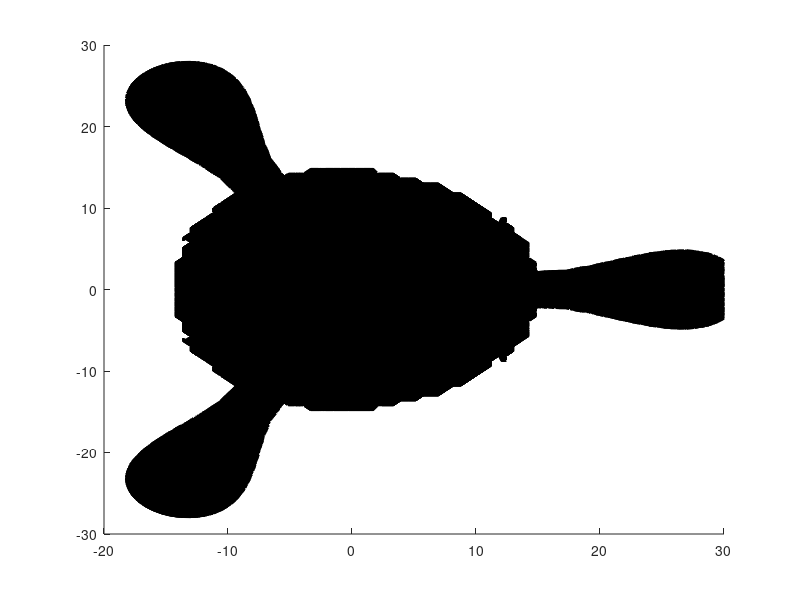

Here is the MATLAB script that generated this plot: (Note: this script raises an error after producing the figure.)
function [ravg,rstd] = MOToptim_ForceCalculation_2(det)
    PLOTRESULTS=0;
    if(nargin==0)
        det=-50;
        PLOTRESULTS=1;
    end

    %---------------------------------------------------------------------%
    %---------------------------------------------------------------------%
    
    %--------------------   6 BEAMS   ------------------------------------%
%     BEAMS = [
%         -1	0   0
%         +1  0   0
%         0   -1  0
%         0   +1  0
%         0   0   -1
%         0   0   +1
%     ];
%     LHCP_Beam = [1 1 1 1 0 0];
%     RHCP_Beam = [0 0 0 0 1 1];
%     so = 160*[1 1 1 1 1 1];
%     GB = 0.046*[0.5,0.5,-1.0];

    %--------------------   6 BEAMS - FOUNTAIN GEOMETRY   ----------------%
%     BEAMS = [
%         -1      0           +sqrt(2)/2
%         +1/2    -sqrt(3)/2  +sqrt(2)/2
%         +1/2	+sqrt(3)/2  +sqrt(2)/2
%         +1      0           -sqrt(2)/2
%         -1/2    +sqrt(3)/2  -sqrt(2)/2
%         -1/2	-sqrt(3)/2  -sqrt(2)/2
%     ];
%     LHCP_Beam = [1 1 1 1 1 1];
%     RHCP_Beam = [0 0 0 0 0 0];
%     so = 160*[1 1 1 1 1 1];
%     GB = 0.046*[-1,0.5,0.5];
    
    %------------   6 BEAMS - FOUNTAIN GEOMETRY (30 degrees)   -----------%
%     BEAMS = [
%         -0.866025,-0.500000,+0.707107
%         +0.500000,-0.000000,+0.707107
%         +1.000000,+0.866025,+0.707107
%         +0.866025,+0.500000,-0.707107
%         -0.500000,+0.000000,-0.707107
%         -1.000000,-0.866025,-0.707107
%     ];
%     LHCP_Beam = [1 1 1 1 1 1];
%     RHCP_Beam = [0 0 0 0 0 0];
%     so = 160*[1 1 1 1 1 1];
%     GB = 0.046*[-1,0.5,0.5];
    
    %--------------------   5 BEAMS   ------------------------------------%
%     BEAMS = [
%         -1	0   0
%         +1  0   0
%         0   -1  0
%         0   +1  0
%         0   0   +1
%     ];
%     LHCP_Beam = [1 1 1 1 0];
%     RHCP_Beam = [0 0 0 0 1];
%     so = 160*[1 1 1 1 1];
%     GB = 0.046*[0.5,0.5,-1];

    %--------------------   4 BEAMS   ------------------------------------%
%     BEAMS = [
%         -1	0  +1
%         +1  0  +1
%         0   -1  0
%         0   +1  0
%     ];
%     LHCP_Beam = [1 1 0 0];
%     RHCP_Beam = [0 0 1 1];
%     so = 160*[1 1 1 1];
%     GB = 0.046*[0.5,-1,0.5];
    %--------------------   3 BEAMS   ------------------------------------%
%     BEAMS = [
%         -1      0           sqrt(2)/2
%         +1/2    -sqrt(3)/2  sqrt(2)/2
%         +1/2	+sqrt(3)/2  sqrt(2)/2
%     ];
%     LHCP_Beam = [1 1 1];
%     RHCP_Beam = [0 0 0];
%     so = [160 160 160];   
%     GB = 0.046*[-1,0.5,0.5];
    
    %--------------------   3 BEAMS   ------------------------------------%
    BEAMS = [
        -1      0           0.5*sqrt(2)/2
        +1/2    -sqrt(3)/2  0.5*sqrt(2)/2
        +1/2	+sqrt(3)/2  0.5*sqrt(2)/2
    ];
    LHCP_Beam = [1 1 1];
    RHCP_Beam = [0 0 0];
    so = [160 160 160];   
    GB = 0.046*[0.5,0.5,-1];
    %---------------------------------------------------------------------%
    %---------------------------------------------------------------------%
    
    g = [0,0,-9.8];
    
    h = 6.62607004e-34;
    mub = 9.274009994e-24;
    e = 1.60217662e-19;                 %#ok
    kb = 1.38064852e-23;                %#ok
    c = 2.99792458e8;                   %#ok

    m = (1.660539040e-27)*163.9291748;
    Gamma = 136e3;
    lambda = 626e-9;
    Jgnd = 8;
    Jexc = 9;                           %#ok
    gjg = 1.24;
    gje = 1.29;
    
    detuning = det*Gamma;
    
    mjg = -Jgnd;
    
    %---------------------------------------------------------------------%
    %---------------------------------------------------------------------%
    
    
    LHCP_Beam = repmat(LHCP_Beam',[1,1,1,3]);
    RHCP_Beam = repmat(RHCP_Beam',[1,1,1,3]);
    g = reshape(g,[1 1 1 3]);


    BEAMS = normalize(permute(BEAMS,[1 3 4 2]));
    rvb = (rand(size(BEAMS,1),1,1,3)-0.5)*2;
    %x,y for beams
    bX = rvb - BEAMS.*repmat(sum(BEAMS.*rvb,4),[1,1,1,3]); %Gram-Schmidt
    bX = normalize(bX);
    bY = CrossProduct(BEAMS,bX);

    % LHCP
    PoL = (1/sqrt(2))*(bX + 1i*bY);
    % RHCP
    PoR = (1/sqrt(2))*(bX - 1i*bY);
    BeamPol = normalize(LHCP_Beam.*PoL + RHCP_Beam.*PoR);

    xyzrange = 30e-3;
    [x,y,z]=meshgrid(linspace(-xyzrange,xyzrange,100));
    
    F = CalculateForce(x,y,z);
    F = F/m;
    divF = divergence(x,y,z,F(:,:,:,1),F(:,:,:,2),F(:,:,:,3));
    absF = sqrt(sum(F.^2,4)).*double(divF<0) + 1000*double(divF>=0);
    
    
    if(PLOTRESULTS)
        figure;
        ISOSURF = isosurface(x*1e3,y*1e3,z*1e3,absF,9.8*0.3);
        ISOSURFX = ISOSURF;
        ISOSURFY = ISOSURF;
        ISOSURFZ = ISOSURF;
        ISOSURFX.vertices(:,1) = -xyzrange*1e3;
        ISOSURFY.vertices(:,2) = +xyzrange*1e3;
        ISOSURFZ.vertices(:,3) = -xyzrange*1e3;
        ph = patch(ISOSURF);
        isonormals(x*1e3,y*1e3,z*1e3,absF,ph);
        ph.FaceColor = [1 0 0];
        ph.EdgeColor = 'none';
        hold on;
        phx = patch(ISOSURFX);
        phy = patch(ISOSURFY);
        phz = patch(ISOSURFZ);
        hold off;
        phx.FaceColor = 0.9*[1 1 1];
        phy.FaceColor = 0.9*[1 1 1];
        phz.FaceColor = 0.9*[1 1 1];
        phx.EdgeColor = 'none';
        phy.EdgeColor = 'none';
        phz.EdgeColor = 'none';
        camlight;
        lighting gouraud;
        daspect([1 1 1]);
        axis image;
        xlim(1e3*xyzrange*[-1 1]);
        ylim(1e3*xyzrange*[-1 1]);
        zlim(1e3*xyzrange*[-1 1]);
        xlabel('x (mm)');
        ylabel('y (mm)');
        zlabel('z (mm)');
        view([45 30]);
        grid on;
        title(sprintf('$\\delta = %+.2f\\ \\Gamma$',detuning/Gamma),'Interpreter','Latex','fontsize',12);    


        figure;
        slch = slice(x*1e3,y*1e3,z*1e3,absF,0,0,0);
        title('$\left| \vec{F} \right| /m$','Interpreter','Latex','fontsize',12);
        set(slch,'Linestyle','none');
        set(gca,'Clim',2*[0 9.8]);
        colorbar;
        colormap(jet);
        axis equal;
        xlabel('x (mm)');
        ylabel('y (mm)');
        zlabel('z (mm)');
        view(3);
        rotate3d on;

        figure;
        subplot(1,3,1);
            slch = slice(x*1e3,y*1e3,z*1e3,F(:,:,:,1),0,0,0);
            set(slch,'Linestyle','none');
            colorbar;
            colormap(jet);
            axis equal;
            xlabel('x (mm)');
            ylabel('y (mm)');
            zlabel('z (mm)');
            view([0,0]);
            rotate3d on;
            title('$\vec{F}\cdot\hat{x}/m\ (m/s^2)$','Interpreter','Latex','Fontsize',12);
        subplot(1,3,2);
            slch = slice(x*1e3,y*1e3,z*1e3,F(:,:,:,2),0,0,0);
            set(slch,'Linestyle','none');
            colorbar;
            colormap(jet);
            axis equal;
            xlabel('x (mm)');
            ylabel('y (mm)');
            zlabel('z (mm)');
            view([90,0]);
            rotate3d on;
            title('$\vec{F}\cdot\hat{y}/m\ (m/s^2)$','Interpreter','Latex','Fontsize',12);
        subplot(1,3,3);
            slch = slice(x*1e3,y*1e3,z*1e3,F(:,:,:,3),0,0,0);
            set(slch,'Linestyle','none');
            colorbar;
            colormap(jet);
            axis equal;
            xlabel('x (mm)');
            ylabel('y (mm)');
            zlabel('z (mm)');
            view([0,0]);
            rotate3d on;
            title('$\vec{F}\cdot\hat{z}/m\ (m/s^2)$','Interpreter','Latex','Fontsize',12);
    end


    BOOL = double(absF<9.8*0.7);
    BOOL = BOOL/sum(BOOL(:));
    
    xavg = sum(sum(sum(x.*BOOL)));
    yavg = sum(sum(sum(y.*BOOL)));
    zavg = sum(sum(sum(z.*BOOL)));
	
    x2avg = sum(sum(sum(x.^2.*BOOL)));
    y2avg = sum(sum(sum(y.^2.*BOOL)));
    z2avg = sum(sum(sum(z.^2.*BOOL)));
    
    xstd = sqrt(x2avg - xavg^2);
    ystd = sqrt(y2avg - yavg^2);
    zstd = sqrt(z2avg - zavg^2);
    
    ravg = [xavg,yavg,zavg];
    rstd = [xstd,ystd,zstd];
    
    1;   
    
    function B = MagneticField(x,y,z,GB)
        B = zeros(size(x,1),size(x,2),size(x,3),3);
        B(:,:,:,1) = GB(1)*x;
        B(:,:,:,2) = GB(2)*y;
        B(:,:,:,3) = GB(3)*z;
    end

    function nV = normalize(V)
        nV = V./repmat(sqrt(sum(abs(V).^2,4)),[1,1,1,3]);
    end

    function V = CrossProduct(A,B)
        V(:,:,:,1) = A(:,:,:,2).*B(:,:,:,3) - A(:,:,:,3).*B(:,:,:,2);
        V(:,:,:,2) = A(:,:,:,3).*B(:,:,:,1) - A(:,:,:,1).*B(:,:,:,3);
        V(:,:,:,3) = A(:,:,:,1).*B(:,:,:,2) - A(:,:,:,2).*B(:,:,:,1);
    end

    function F = CalculateForce(X,Y,Z)
        B = MagneticField(X,Y,Z,GB);

        nB = normalize(B);
        nB(isnan(nB)) = 0;

        rvc = (rand(size(X,1),size(X,2),size(X,3),3)-0.5)*2;
        pX = rvc - nB.*repmat(sum(nB.*rvc,4),[1,1,1,3]); %Gram-Schmidt
        pX = normalize(pX);
        pY = CrossProduct(nB,pX);

        T_sp = (1/sqrt(2))*(pX + 1i*pY);
        T_sm = (1/sqrt(2))*(pX - 1i*pY);
        T_pi = nB;

        Z_sp = mub*sqrt(sum(B.^2,4))*(gjg*mjg - gje*(mjg+1))/h;
        Z_pi = mub*sqrt(sum(B.^2,4))*(gjg*mjg - gje*(mjg+0))/h;
        Z_sm = mub*sqrt(sum(B.^2,4))*(gjg*mjg - gje*(mjg-1))/h;


        Fscatt = zeros(size(X,1),size(X,2),size(X,3),3);
        for bi=1:size(BEAMS,1)
            s_sm = so(bi)*(abs(sum(bsxfun(@times,BeamPol(bi,1,1,:),conj(T_sm)),4)).^2);
            s_pi = so(bi)*(abs(sum(bsxfun(@times,BeamPol(bi,1,1,:),conj(T_pi)),4)).^2);
            s_sp = so(bi)*(abs(sum(bsxfun(@times,BeamPol(bi,1,1,:),conj(T_sp)),4)).^2);
            Fscatt = Fscatt + bsxfun(@times,BEAMS(bi,1,1,:),(h/lambda)*(Gamma/2)*s_sm./(1 + s_sm + 4*((detuning + Z_sm)/Gamma).^2));
            Fscatt = Fscatt + bsxfun(@times,BEAMS(bi,1,1,:),(h/lambda)*(Gamma/2)*s_pi./(1 + s_pi + 4*((detuning + Z_pi)/Gamma).^2));
            Fscatt = Fscatt + bsxfun(@times,BEAMS(bi,1,1,:),(h/lambda)*(Gamma/2)*s_sp./(1 + s_sp + 4*((detuning + Z_sp)/Gamma).^2));
        end

        Fg = m*repmat(g,[size(X,1),size(X,2),size(X,3),1]);
        F = Fscatt + Fg;
    end
end